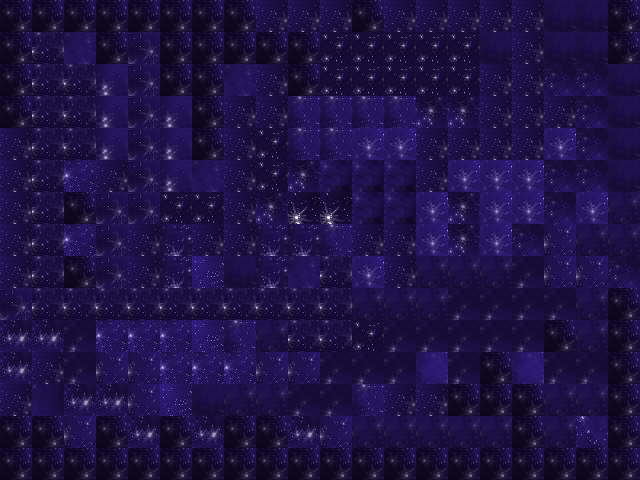

Below is a game level as drawn by its tile map, then a one-line description and the .tmx that defines it (tile-layer data replaced by summaries):
An orthogonal 20x15 tile map with 32x32 px tiles, 1 tile layer (Tile Layer 1).

<map version="1.0" orientation="orthogonal" renderorder="right-down" width="20" height="15" tilewidth="32" tileheight="32" nextobjectid="1">
 <tileset firstgid="1" name="bluestars" tilewidth="32" tileheight="32" spacing="2" margin="2">
  <image source="bluestars.jpg" width="400" height="600" />
 </tileset>
 <layer name="Tile Layer 1" width="20" height="15">
  <data>[300 cells, 300 non-empty, 24 distinct tile ids]</data>
 </layer>
</map>
